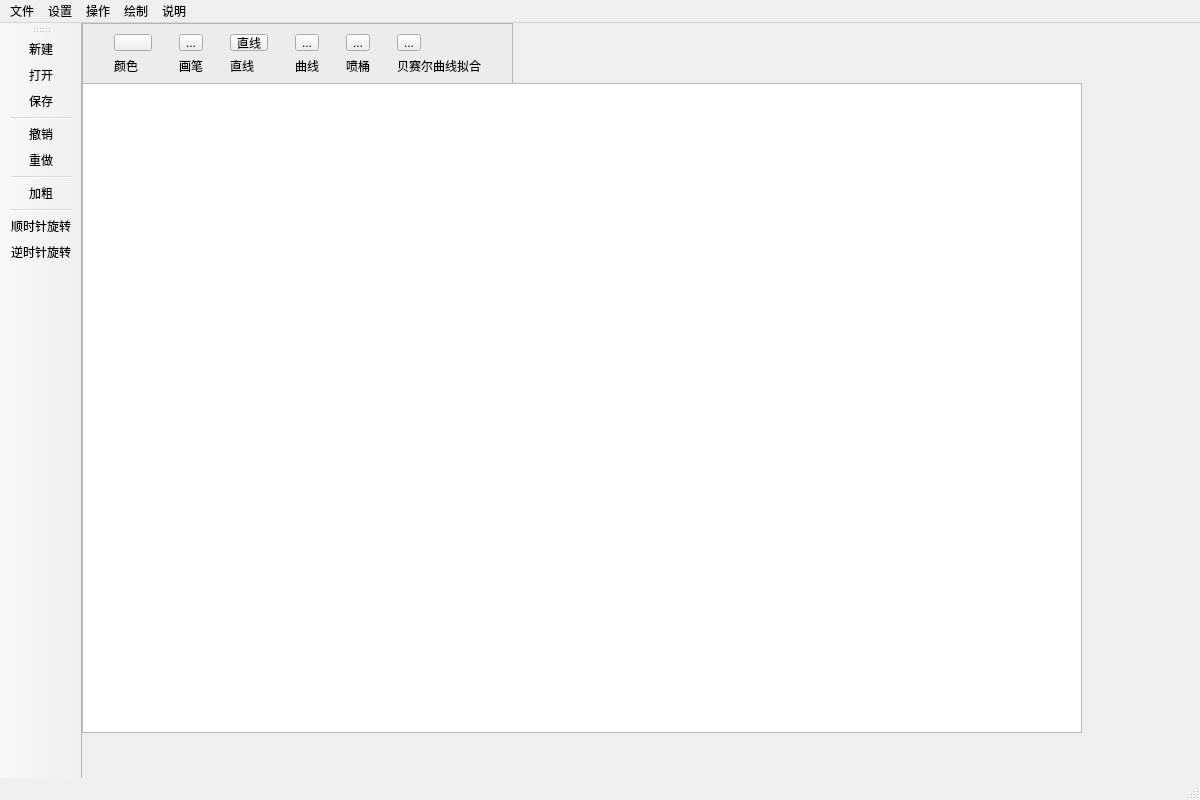
<?xml version="1.0" encoding="UTF-8"?>
<ui version="4.0">
 <class>MainWindow</class>
 <widget class="QMainWindow" name="MainWindow">
  <property name="geometry">
   <rect>
    <x>0</x>
    <y>0</y>
    <width>1200</width>
    <height>800</height>
   </rect>
  </property>
  <property name="windowTitle">
   <string>MainWindow</string>
  </property>
  <widget class="QWidget" name="centralWidget">
   <widget class="QGraphicsView" name="graphicsView">
    <property name="geometry">
     <rect>
      <x>0</x>
      <y>60</y>
      <width>1000</width>
      <height>650</height>
     </rect>
    </property>
    <property name="sizePolicy">
     <sizepolicy hsizetype="Expanding" vsizetype="Expanding">
      <horstretch>0</horstretch>
      <verstretch>0</verstretch>
     </sizepolicy>
    </property>
    <property name="cursor" stdset="0">
     <cursorShape>CrossCursor</cursorShape>
    </property>
    <property name="whatsThis">
     <string>&lt;html&gt;&lt;head/&gt;&lt;body&gt;&lt;p&gt;&lt;br/&gt;&lt;/p&gt;&lt;/body&gt;&lt;/html&gt;</string>
    </property>
   </widget>
   <widget class="QColumnView" name="columnView">
    <property name="geometry">
     <rect>
      <x>0</x>
      <y>0</y>
      <width>431</width>
      <height>61</height>
     </rect>
    </property>
    <property name="styleSheet">
     <string notr="true">background-color: rgb(236, 236, 236);</string>
    </property>
   </widget>
   <widget class="QWidget" name="horizontalLayoutWidget_2">
    <property name="geometry">
     <rect>
      <x>0</x>
      <y>0</y>
      <width>431</width>
      <height>62</height>
     </rect>
    </property>
    <layout class="QGridLayout" name="gridLayout">
     <item row="0" column="2">
      <widget class="QToolButton" name="toolButton_1">
       <property name="cursor">
        <cursorShape>PointingHandCursor</cursorShape>
       </property>
       <property name="tabletTracking">
        <bool>false</bool>
       </property>
       <property name="acceptDrops">
        <bool>false</bool>
       </property>
       <property name="toolTip">
        <string/>
       </property>
       <property name="text">
        <string>直线</string>
       </property>
       <property name="icon">
        <iconset>
         <normalon>:/res/1.svg</normalon>
        </iconset>
       </property>
       <property name="iconSize">
        <size>
         <width>30</width>
         <height>30</height>
        </size>
       </property>
      </widget>
     </item>
     <item row="1" column="1">
      <widget class="QLabel" name="label_2">
       <property name="text">
        <string>画笔</string>
       </property>
      </widget>
     </item>
     <item row="0" column="0">
      <widget class="QToolButton" name="toolButton_3">
       <property name="cursor">
        <cursorShape>PointingHandCursor</cursorShape>
       </property>
       <property name="text">
        <string/>
       </property>
       <property name="icon">
        <iconset resource="res.qrc">
         <normaloff>:/res/3.svg</normaloff>
         <normalon>:/res/4.svg</normalon>:/res/3.svg</iconset>
       </property>
       <property name="iconSize">
        <size>
         <width>30</width>
         <height>30</height>
        </size>
       </property>
      </widget>
     </item>
     <item row="1" column="4">
      <widget class="QLabel" name="label_6">
       <property name="text">
        <string>喷桶</string>
       </property>
      </widget>
     </item>
     <item row="0" column="3">
      <widget class="QToolButton" name="toolButton_2">
       <property name="cursor">
        <cursorShape>PointingHandCursor</cursorShape>
       </property>
       <property name="text">
        <string>...</string>
       </property>
       <property name="icon">
        <iconset>
         <normalon>:/res/2.svg</normalon>
        </iconset>
       </property>
       <property name="iconSize">
        <size>
         <width>30</width>
         <height>30</height>
        </size>
       </property>
      </widget>
     </item>
     <item row="1" column="3">
      <widget class="QLabel" name="label_4">
       <property name="text">
        <string>曲线</string>
       </property>
      </widget>
     </item>
     <item row="1" column="2">
      <widget class="QLabel" name="label_3">
       <property name="text">
        <string>直线</string>
       </property>
      </widget>
     </item>
     <item row="0" column="1">
      <widget class="QToolButton" name="toolButton_0">
       <property name="cursor">
        <cursorShape>PointingHandCursor</cursorShape>
       </property>
       <property name="text">
        <string>...</string>
       </property>
       <property name="icon">
        <iconset>
         <normalon>:/res/0.svg</normalon>
        </iconset>
       </property>
       <property name="iconSize">
        <size>
         <width>30</width>
         <height>30</height>
        </size>
       </property>
      </widget>
     </item>
     <item row="1" column="0">
      <widget class="QLabel" name="label">
       <property name="text">
        <string>颜色</string>
       </property>
      </widget>
     </item>
     <item row="0" column="4">
      <widget class="QToolButton" name="toolButton_4">
       <property name="cursor">
        <cursorShape>PointingHandCursor</cursorShape>
       </property>
       <property name="text">
        <string>...</string>
       </property>
       <property name="icon">
        <iconset>
         <normalon>:/res/5.svg</normalon>
        </iconset>
       </property>
       <property name="iconSize">
        <size>
         <width>30</width>
         <height>30</height>
        </size>
       </property>
      </widget>
     </item>
     <item row="0" column="5">
      <widget class="QToolButton" name="toolButton_5">
       <property name="cursor">
        <cursorShape>PointingHandCursor</cursorShape>
       </property>
       <property name="text">
        <string>...</string>
       </property>
       <property name="icon">
        <iconset>
         <normalon>:/res/7.svg</normalon>
        </iconset>
       </property>
       <property name="iconSize">
        <size>
         <width>30</width>
         <height>30</height>
        </size>
       </property>
      </widget>
     </item>
     <item row="1" column="5">
      <widget class="QLabel" name="label_7">
       <property name="text">
        <string>贝赛尔曲线拟合</string>
       </property>
      </widget>
     </item>
    </layout>
   </widget>
   <zorder>columnView</zorder>
   <zorder>graphicsView</zorder>
   <zorder>horizontalLayoutWidget_2</zorder>
  </widget>
  <widget class="QMenuBar" name="menuBar">
   <property name="geometry">
    <rect>
     <x>0</x>
     <y>0</y>
     <width>1200</width>
     <height>23</height>
    </rect>
   </property>
   <widget class="QMenu" name="menu_bangzhu">
    <property name="title">
     <string>文件</string>
    </property>
    <addaction name="newone"/>
    <addaction name="open"/>
    <addaction name="resave"/>
    <addaction name="separator"/>
    <addaction name="undo"/>
    <addaction name="redo"/>
    <addaction name="separator"/>
    <addaction name="exit"/>
   </widget>
   <widget class="QMenu" name="menu">
    <property name="title">
     <string>说明</string>
    </property>
    <addaction name="announce"/>
   </widget>
   <widget class="QMenu" name="menu_2">
    <property name="title">
     <string>操作</string>
    </property>
    <widget class="QMenu" name="menu_4">
     <property name="title">
      <string>直线拟合轮廓</string>
     </property>
     <addaction name="loweps"/>
     <addaction name="mideps"/>
     <addaction name="higheps"/>
    </widget>
    <addaction name="graygraph"/>
    <addaction name="twocolor"/>
    <addaction name="reversecol"/>
    <addaction name="separator"/>
    <addaction name="getoutline"/>
    <addaction name="menu_4"/>
    <addaction name="separator"/>
    <addaction name="rotclockwise"/>
    <addaction name="rotreverseclockwise"/>
    <addaction name="separator"/>
    <addaction name="action3D"/>
    <addaction name="actionrotate"/>
   </widget>
   <widget class="QMenu" name="menu_3">
    <property name="title">
     <string>设置</string>
    </property>
    <addaction name="frac"/>
    <addaction name="separator"/>
    <addaction name="fontweight"/>
    <addaction name="separator"/>
    <addaction name="rotatecnt"/>
   </widget>
   <widget class="QMenu" name="menu_5">
    <property name="title">
     <string>绘制</string>
    </property>
    <widget class="QMenu" name="menu_6">
     <property name="enabled">
      <bool>true</bool>
     </property>
     <property name="title">
      <string>茶壶</string>
     </property>
     <addaction name="FrontView"/>
     <addaction name="TopView"/>
     <addaction name="ObliqueView"/>
    </widget>
    <addaction name="menu_6"/>
    <addaction name="separator"/>
   </widget>
   <addaction name="menu_bangzhu"/>
   <addaction name="menu_3"/>
   <addaction name="menu_2"/>
   <addaction name="menu_5"/>
   <addaction name="menu"/>
  </widget>
  <widget class="QToolBar" name="mainToolBar">
   <property name="contextMenuPolicy">
    <enum>Qt::DefaultContextMenu</enum>
   </property>
   <attribute name="toolBarArea">
    <enum>LeftToolBarArea</enum>
   </attribute>
   <attribute name="toolBarBreak">
    <bool>false</bool>
   </attribute>
   <addaction name="newone"/>
   <addaction name="open"/>
   <addaction name="resave"/>
   <addaction name="separator"/>
   <addaction name="undo"/>
   <addaction name="redo"/>
   <addaction name="separator"/>
   <addaction name="fontweight"/>
   <addaction name="separator"/>
   <addaction name="rotclockwise"/>
   <addaction name="rotreverseclockwise"/>
  </widget>
  <widget class="QStatusBar" name="statusBar"/>
  <action name="newone">
   <property name="icon">
    <iconset resource="res.qrc">
     <normaloff>:/res/9.svg</normaloff>:/res/9.svg</iconset>
   </property>
   <property name="text">
    <string>新建</string>
   </property>
   <property name="shortcut">
    <string>Ctrl+N</string>
   </property>
  </action>
  <action name="open">
   <property name="icon">
    <iconset resource="res.qrc">
     <normaloff>:/res/10.svg</normaloff>:/res/10.svg</iconset>
   </property>
   <property name="text">
    <string>打开</string>
   </property>
   <property name="shortcut">
    <string>Ctrl+O</string>
   </property>
   <property name="shortcutVisibleInContextMenu">
    <bool>false</bool>
   </property>
  </action>
  <action name="resave">
   <property name="icon">
    <iconset resource="res.qrc">
     <normaloff>:/res/8.svg</normaloff>:/res/8.svg</iconset>
   </property>
   <property name="text">
    <string>保存</string>
   </property>
   <property name="shortcut">
    <string>Ctrl+S</string>
   </property>
  </action>
  <action name="announce">
   <property name="text">
    <string>声明</string>
   </property>
   <property name="shortcut">
    <string>F3</string>
   </property>
  </action>
  <action name="exit">
   <property name="text">
    <string>退出</string>
   </property>
   <property name="toolTip">
    <string>退出</string>
   </property>
   <property name="shortcut">
    <string>Ctrl+Q</string>
   </property>
  </action>
  <action name="undo">
   <property name="icon">
    <iconset resource="res.qrc">
     <normaloff>:/res/12.svg</normaloff>:/res/12.svg</iconset>
   </property>
   <property name="text">
    <string>撤销</string>
   </property>
   <property name="shortcut">
    <string>Ctrl+Z</string>
   </property>
  </action>
  <action name="redo">
   <property name="icon">
    <iconset resource="res.qrc">
     <normaloff>:/res/14.svg</normaloff>:/res/14.svg</iconset>
   </property>
   <property name="text">
    <string>重做</string>
   </property>
   <property name="shortcut">
    <string>Ctrl+Y</string>
   </property>
  </action>
  <action name="graygraph">
   <property name="text">
    <string>灰度图</string>
   </property>
   <property name="shortcut">
    <string>Ctrl+G</string>
   </property>
  </action>
  <action name="twocolor">
   <property name="text">
    <string>二值化</string>
   </property>
   <property name="shortcut">
    <string>Ctrl+T</string>
   </property>
  </action>
  <action name="reversecol">
   <property name="text">
    <string>反色</string>
   </property>
   <property name="shortcut">
    <string>Ctrl+R</string>
   </property>
  </action>
  <action name="getoutline">
   <property name="text">
    <string>识别轮廓</string>
   </property>
   <property name="shortcut">
    <string>F2</string>
   </property>
  </action>
  <action name="frac">
   <property name="text">
    <string>贝赛尔曲线阶数</string>
   </property>
  </action>
  <action name="fontweight">
   <property name="icon">
    <iconset resource="res.qrc">
     <normaloff>:/res/16.svg</normaloff>:/res/16.svg</iconset>
   </property>
   <property name="text">
    <string>加粗</string>
   </property>
   <property name="shortcut">
    <string>Ctrl+B</string>
   </property>
  </action>
  <action name="loweps">
   <property name="text">
    <string>低精度</string>
   </property>
   <property name="shortcut">
    <string>Ctrl+L</string>
   </property>
  </action>
  <action name="mideps">
   <property name="text">
    <string>中精度</string>
   </property>
   <property name="shortcut">
    <string>Ctrl+M</string>
   </property>
  </action>
  <action name="higheps">
   <property name="text">
    <string>高精度</string>
   </property>
   <property name="shortcut">
    <string>Ctrl+H</string>
   </property>
  </action>
  <action name="rotclockwise">
   <property name="icon">
    <iconset resource="res.qrc">
     <normaloff>:/res/15.svg</normaloff>:/res/15.svg</iconset>
   </property>
   <property name="text">
    <string>顺时针旋转</string>
   </property>
   <property name="shortcut">
    <string>Left</string>
   </property>
  </action>
  <action name="rotreverseclockwise">
   <property name="icon">
    <iconset resource="res.qrc">
     <normaloff>:/res/11.svg</normaloff>:/res/11.svg</iconset>
   </property>
   <property name="text">
    <string>逆时针旋转</string>
   </property>
   <property name="shortcut">
    <string>Right</string>
   </property>
  </action>
  <action name="FrontView">
   <property name="checkable">
    <bool>true</bool>
   </property>
   <property name="text">
    <string>正视图</string>
   </property>
  </action>
  <action name="TopView">
   <property name="checkable">
    <bool>true</bool>
   </property>
   <property name="text">
    <string>俯视图</string>
   </property>
  </action>
  <action name="ObliqueView">
   <property name="checkable">
    <bool>true</bool>
   </property>
   <property name="text">
    <string>斜视图</string>
   </property>
  </action>
  <action name="action3D">
   <property name="text">
    <string>三维显示</string>
   </property>
   <property name="shortcut">
    <string>Ctrl+D</string>
   </property>
  </action>
  <action name="actionrotate">
   <property name="text">
    <string>三维旋转</string>
   </property>
  </action>
  <action name="rotatecnt">
   <property name="text">
    <string>旋转次数</string>
   </property>
  </action>
 </widget>
 <layoutdefault spacing="6" margin="11"/>
 <resources>
  <include location="res.qrc"/>
 </resources>
 <connections/>
</ui>
